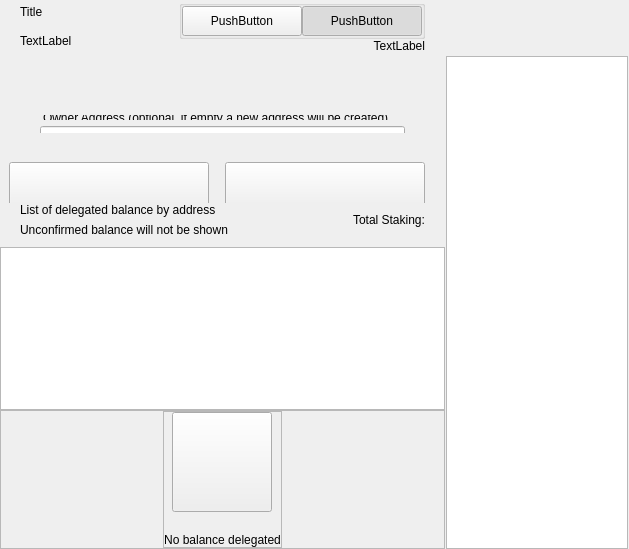
<?xml version="1.0" encoding="UTF-8"?>
<ui version="4.0">
 <class>ColdStakingWidget</class>
 <widget class="QWidget" name="ColdStakingWidget">
  <property name="geometry">
   <rect>
    <x>0</x>
    <y>0</y>
    <width>629</width>
    <height>549</height>
   </rect>
  </property>
  <property name="windowTitle">
   <string>Form</string>
  </property>
  <layout class="QHBoxLayout" name="horizontalLayout_1" stretch="2,1">
   <property name="spacing">
    <number>0</number>
   </property>
   <property name="leftMargin">
    <number>0</number>
   </property>
   <property name="topMargin">
    <number>0</number>
   </property>
   <property name="rightMargin">
    <number>0</number>
   </property>
   <property name="bottomMargin">
    <number>0</number>
   </property>
   <item>
    <widget class="QWidget" name="left" native="true">
     <layout class="QVBoxLayout" name="verticalLayout_3">
      <property name="leftMargin">
       <number>0</number>
      </property>
      <property name="topMargin">
       <number>0</number>
      </property>
      <property name="rightMargin">
       <number>0</number>
      </property>
      <property name="bottomMargin">
       <number>0</number>
      </property>
      <item>
       <layout class="QVBoxLayout" name="verticalLayout_2">
        <property name="spacing">
         <number>0</number>
        </property>
        <item>
         <layout class="QVBoxLayout" name="verticalLayoutTop">
          <property name="spacing">
           <number>0</number>
          </property>
          <property name="leftMargin">
           <number>20</number>
          </property>
          <property name="rightMargin">
           <number>20</number>
          </property>
          <item>
           <widget class="QWidget" name="containerTitle" native="true">
            <property name="sizePolicy">
             <sizepolicy hsizetype="Preferred" vsizetype="Minimum">
              <horstretch>0</horstretch>
              <verstretch>0</verstretch>
             </sizepolicy>
            </property>
            <property name="maximumSize">
             <size>
              <width>16777215</width>
              <height>100</height>
             </size>
            </property>
            <layout class="QHBoxLayout" name="containerTitleLayout">
             <property name="spacing">
              <number>0</number>
             </property>
             <property name="leftMargin">
              <number>0</number>
             </property>
             <property name="topMargin">
              <number>0</number>
             </property>
             <property name="rightMargin">
              <number>0</number>
             </property>
             <property name="bottomMargin">
              <number>0</number>
             </property>
             <item>
              <layout class="QVBoxLayout" name="verticalLayout11">
               <property name="spacing">
                <number>5</number>
               </property>
               <item>
                <widget class="QLabel" name="labelTitle">
                 <property name="text">
                  <string>Title</string>
                 </property>
                </widget>
               </item>
               <item>
                <widget class="QLabel" name="labelSubtitle1">
                 <property name="maximumSize">
                  <size>
                   <width>16777215</width>
                   <height>16777215</height>
                  </size>
                 </property>
                 <property name="text">
                  <string>TextLabel</string>
                 </property>
                </widget>
               </item>
              </layout>
             </item>
             <item>
              <spacer name="horizontalSpacer">
               <property name="orientation">
                <enum>Qt::Horizontal</enum>
               </property>
               <property name="sizeHint" stdset="0">
                <size>
                 <width>40</width>
                 <height>20</height>
                </size>
               </property>
              </spacer>
             </item>
             <item>
              <widget class="QWidget" name="containerViewPrivacyChecks" native="true">
               <layout class="QVBoxLayout" name="containerPrivacyChecks">
                <property name="spacing">
                 <number>0</number>
                </property>
                <property name="leftMargin">
                 <number>0</number>
                </property>
                <property name="topMargin">
                 <number>0</number>
                </property>
                <property name="rightMargin">
                 <number>0</number>
                </property>
                <property name="bottomMargin">
                 <number>0</number>
                </property>
                <item alignment="Qt::AlignHCenter|Qt::AlignVCenter">
                 <widget class="QGroupBox" name="groupBox">
                  <property name="title">
                   <string/>
                  </property>
                  <layout class="QHBoxLayout" name="horizontalLayout_2_1">
                   <property name="spacing">
                    <number>0</number>
                   </property>
                   <property name="leftMargin">
                    <number>0</number>
                   </property>
                   <property name="topMargin">
                    <number>0</number>
                   </property>
                   <property name="rightMargin">
                    <number>0</number>
                   </property>
                   <property name="bottomMargin">
                    <number>0</number>
                   </property>
                   <item>
                    <widget class="QPushButton" name="pushLeft">
                     <property name="minimumSize">
                      <size>
                       <width>120</width>
                       <height>30</height>
                      </size>
                     </property>
                     <property name="maximumSize">
                      <size>
                       <width>120</width>
                       <height>30</height>
                      </size>
                     </property>
                     <property name="text">
                      <string>PushButton</string>
                     </property>
                     <property name="checkable">
                      <bool>true</bool>
                     </property>
                     <property name="autoExclusive">
                      <bool>true</bool>
                     </property>
                    </widget>
                   </item>
                   <item>
                    <widget class="QPushButton" name="pushRight">
                     <property name="minimumSize">
                      <size>
                       <width>120</width>
                       <height>30</height>
                      </size>
                     </property>
                     <property name="maximumSize">
                      <size>
                       <width>120</width>
                       <height>30</height>
                      </size>
                     </property>
                     <property name="text">
                      <string>PushButton</string>
                     </property>
                     <property name="checkable">
                      <bool>true</bool>
                     </property>
                     <property name="checked">
                      <bool>true</bool>
                     </property>
                     <property name="autoExclusive">
                      <bool>true</bool>
                     </property>
                    </widget>
                   </item>
                  </layout>
                 </widget>
                </item>
                <item alignment="Qt::AlignTop">
                 <widget class="QLabel" name="labelSubtitle2">
                  <property name="text">
                   <string>TextLabel</string>
                  </property>
                  <property name="alignment">
                   <set>Qt::AlignRight|Qt::AlignTrailing|Qt::AlignVCenter</set>
                  </property>
                 </widget>
                </item>
               </layout>
              </widget>
             </item>
            </layout>
           </widget>
          </item>
          <item>
           <spacer name="verticalSpacer_2">
            <property name="orientation">
             <enum>Qt::Vertical</enum>
            </property>
            <property name="sizeType">
             <enum>QSizePolicy::Fixed</enum>
            </property>
            <property name="sizeHint" stdset="0">
             <size>
              <width>20</width>
              <height>30</height>
             </size>
            </property>
           </spacer>
          </item>
          <item>
           <widget class="QWidget" name="containerSend" native="true">
            <property name="minimumSize">
             <size>
              <width>0</width>
              <height>50</height>
             </size>
            </property>
            <layout class="QVBoxLayout" name="containerSendRow">
             <property name="spacing">
              <number>6</number>
             </property>
             <property name="leftMargin">
              <number>0</number>
             </property>
             <property name="topMargin">
              <number>0</number>
             </property>
             <property name="rightMargin">
              <number>0</number>
             </property>
             <property name="bottomMargin">
              <number>0</number>
             </property>
             <item>
              <widget class="QLabel" name="labelEditTitle">
               <property name="maximumSize">
                <size>
                 <width>16777215</width>
                 <height>30</height>
                </size>
               </property>
               <property name="styleSheet">
                <string notr="true">padding-left:20px; padding-bottom:3px;</string>
               </property>
               <property name="text">
                <string/>
               </property>
              </widget>
             </item>
             <item>
              <spacer name="verticalSpacer_6">
               <property name="orientation">
                <enum>Qt::Vertical</enum>
               </property>
               <property name="sizeType">
                <enum>QSizePolicy::Fixed</enum>
               </property>
               <property name="sizeHint" stdset="0">
                <size>
                 <width>20</width>
                 <height>9</height>
                </size>
               </property>
              </spacer>
             </item>
             <item>
              <widget class="QWidget" name="containerOwner" native="true">
               <layout class="QVBoxLayout" name="vContainerOwner">
                <property name="spacing">
                 <number>4</number>
                </property>
                <property name="leftMargin">
                 <number>20</number>
                </property>
                <property name="topMargin">
                 <number>0</number>
                </property>
                <property name="rightMargin">
                 <number>20</number>
                </property>
                <property name="bottomMargin">
                 <number>0</number>
                </property>
                <item>
                 <widget class="QLabel" name="labelSubtitleDescription">
                  <property name="maximumSize">
                   <size>
                    <width>16777215</width>
                    <height>20</height>
                   </size>
                  </property>
                  <property name="styleSheet">
                   <string notr="true">margin-bottom:2px;
                   margin-left:0.05px;
                   padding:0px;</string>
                  </property>
                  <property name="text">
                   <string>Owner Address (optional, if empty a new address will be created)</string>
                  </property>
                 </widget>
                </item>
                <item>
                 <widget class="QLineEdit" name="lineEditOwnerAddress">
                  <property name="minimumSize">
                   <size>
                    <width>0</width>
                    <height>50</height>
                   </size>
                  </property>
                  <property name="maximumSize">
                   <size>
                    <width>16777215</width>
                    <height>50</height>
                   </size>
                  </property>
                  <property name="styleSheet">
                   <string notr="true"/>
                  </property>
                 </widget>
                </item>
               </layout>
              </widget>
             </item>
            </layout>
           </widget>
          </item>
         </layout>
        </item>
        <item>
         <spacer name="verticalSpacer_3">
          <property name="orientation">
           <enum>Qt::Vertical</enum>
          </property>
          <property name="sizeType">
           <enum>QSizePolicy::Minimum</enum>
          </property>
          <property name="sizeHint" stdset="0">
           <size>
            <width>20</width>
            <height>20</height>
           </size>
          </property>
         </spacer>
        </item>
        <item>
         <widget class="QWidget" name="containerBtn" native="true">
          <property name="minimumSize">
           <size>
            <width>0</width>
            <height>50</height>
           </size>
          </property>
          <layout class="QHBoxLayout" name="horizontalLayout">
           <property name="rightMargin">
            <number>20</number>
           </property>
           <item>
            <spacer name="horizontalSpacer_2">
             <property name="orientation">
              <enum>Qt::Horizontal</enum>
             </property>
             <property name="sizeHint" stdset="0">
              <size>
               <width>200</width>
               <height>20</height>
              </size>
             </property>
            </spacer>
           </item>
           <item>
            <layout class="QHBoxLayout" name="horizontalLayout_7">
             <item>
              <spacer name="horizontalSpacer_3">
               <property name="orientation">
                <enum>Qt::Horizontal</enum>
               </property>
               <property name="sizeType">
                <enum>QSizePolicy::Expanding</enum>
               </property>
               <property name="sizeHint" stdset="0">
                <size>
                 <width>40</width>
                 <height>20</height>
                </size>
               </property>
              </spacer>
             </item>
             <item>
              <widget class="QPushButton" name="pushButtonClear">
               <property name="minimumSize">
                <size>
                 <width>200</width>
                 <height>50</height>
                </size>
               </property>
               <property name="text">
                <string/>
               </property>
              </widget>
             </item>
             <item>
              <spacer name="horizontalSpacer_4">
               <property name="orientation">
                <enum>Qt::Horizontal</enum>
               </property>
               <property name="sizeType">
                <enum>QSizePolicy::Fixed</enum>
               </property>
               <property name="sizeHint" stdset="0">
                <size>
                 <width>10</width>
                 <height>20</height>
                </size>
               </property>
              </spacer>
             </item>
             <item>
              <widget class="QPushButton" name="pushButtonSend">
               <property name="minimumSize">
                <size>
                 <width>200</width>
                 <height>50</height>
                </size>
               </property>
               <property name="maximumSize">
                <size>
                 <width>200</width>
                 <height>50</height>
                </size>
               </property>
               <property name="text">
                <string/>
               </property>
              </widget>
             </item>
            </layout>
           </item>
          </layout>
         </widget>
        </item>
        <item>
         <widget class="QWidget" name="containerHistoryLabel" native="true">
          <layout class="QHBoxLayout" name="horizontalLayout_4">
           <property name="spacing">
            <number>0</number>
           </property>
           <property name="leftMargin">
            <number>20</number>
           </property>
           <property name="topMargin">
            <number>0</number>
           </property>
           <property name="rightMargin">
            <number>20</number>
           </property>
           <property name="bottomMargin">
            <number>0</number>
           </property>
           <item>
            <widget class="QWidget" name="verticalWidget" native="true">
             <property name="minimumSize">
              <size>
               <width>100</width>
               <height>0</height>
              </size>
             </property>
             <layout class="QVBoxLayout" name="verticalLayout_58">
              <property name="leftMargin">
               <number>0</number>
              </property>
              <property name="topMargin">
               <number>0</number>
              </property>
              <property name="rightMargin">
               <number>0</number>
              </property>
              <property name="bottomMargin">
               <number>0</number>
              </property>
              <item>
               <widget class="QLabel" name="labelListHistory">
                <property name="text">
                 <string>List of delegated balance by address</string>
                </property>
               </widget>
              </item>
              <item>
               <widget class="QLabel" name="labelListWarning">
                <property name="text">
                 <string>Unconfirmed balance will not be shown</string>
                </property>
               </widget>
              </item>
             </layout>
            </widget>
           </item>
           <item>
            <spacer name="horizontalSpacer_5">
             <property name="orientation">
              <enum>Qt::Horizontal</enum>
             </property>
             <property name="sizeHint" stdset="0">
              <size>
               <width>40</width>
               <height>20</height>
              </size>
             </property>
            </spacer>
           </item>
           <item>
            <widget class="QLabel" name="labelStakingTotal">
             <property name="text">
              <string>Total Staking:</string>
             </property>
            </widget>
           </item>
          </layout>
         </widget>
        </item>
        <item>
         <layout class="QVBoxLayout" name="verticalLayout_64">
          <property name="spacing">
           <number>0</number>
          </property>
          <item>
           <spacer name="verticalSpacer_44">
            <property name="orientation">
             <enum>Qt::Vertical</enum>
            </property>
            <property name="sizeType">
             <enum>QSizePolicy::Fixed</enum>
            </property>
            <property name="sizeHint" stdset="0">
             <size>
              <width>20</width>
              <height>10</height>
             </size>
            </property>
           </spacer>
          </item>
          <item>
           <widget class="QListView" name="listView">
            <property name="enabled">
             <bool>true</bool>
            </property>
            <property name="mouseTracking">
             <bool>true</bool>
            </property>
           </widget>
          </item>
          <item>
           <widget class="QFrame" name="emptyContainer">
            <property name="minimumSize">
             <size>
              <width>0</width>
              <height>100</height>
             </size>
            </property>
            <property name="frameShape">
             <enum>QFrame::StyledPanel</enum>
            </property>
            <property name="frameShadow">
             <enum>QFrame::Raised</enum>
            </property>
            <layout class="QVBoxLayout" name="verticalLayout_71" stretch="1,8">
             <property name="spacing">
              <number>0</number>
             </property>
             <property name="leftMargin">
              <number>0</number>
             </property>
             <property name="topMargin">
              <number>0</number>
             </property>
             <property name="rightMargin">
              <number>0</number>
             </property>
             <property name="bottomMargin">
              <number>0</number>
             </property>
             <item>
              <spacer name="verticalSpacer">
               <property name="orientation">
                <enum>Qt::Vertical</enum>
               </property>
               <property name="sizeHint" stdset="0">
                <size>
                 <width>20</width>
                 <height>20</height>
                </size>
               </property>
              </spacer>
             </item>
             <item alignment="Qt::AlignHCenter|Qt::AlignVCenter">
              <widget class="QFrame" name="emptyScreen">
               <property name="sizePolicy">
                <sizepolicy hsizetype="Expanding" vsizetype="Expanding">
                 <horstretch>0</horstretch>
                 <verstretch>0</verstretch>
                </sizepolicy>
               </property>
               <property name="frameShape">
                <enum>QFrame::StyledPanel</enum>
               </property>
               <property name="frameShadow">
                <enum>QFrame::Raised</enum>
               </property>
               <layout class="QVBoxLayout" name="verticalLayout">
                <property name="spacing">
                 <number>30</number>
                </property>
                <property name="leftMargin">
                 <number>0</number>
                </property>
                <property name="topMargin">
                 <number>0</number>
                </property>
                <property name="rightMargin">
                 <number>0</number>
                </property>
                <property name="bottomMargin">
                 <number>0</number>
                </property>
                <item alignment="Qt::AlignHCenter|Qt::AlignVCenter">
                 <widget class="QPushButton" name="pushImgEmpty">
                  <property name="minimumSize">
                   <size>
                    <width>100</width>
                    <height>100</height>
                   </size>
                  </property>
                  <property name="maximumSize">
                   <size>
                    <width>100</width>
                    <height>100</height>
                   </size>
                  </property>
                  <property name="text">
                   <string/>
                  </property>
                  <property name="iconSize">
                   <size>
                    <width>100</width>
                    <height>100</height>
                   </size>
                  </property>
                 </widget>
                </item>
                <item alignment="Qt::AlignHCenter|Qt::AlignVCenter">
                 <widget class="QLabel" name="labelEmpty">
                  <property name="styleSheet">
                   <string notr="true"/>
                  </property>
                  <property name="text">
                   <string>No balance delegated</string>
                  </property>
                  <property name="alignment">
                   <set>Qt::AlignCenter</set>
                  </property>
                 </widget>
                </item>
               </layout>
              </widget>
             </item>
            </layout>
           </widget>
          </item>
         </layout>
        </item>
       </layout>
      </item>
     </layout>
    </widget>
   </item>
   <item>
    <widget class="QWidget" name="right" native="true">
     <layout class="QVBoxLayout" name="rightContainer">
      <property name="leftMargin">
       <number>1</number>
      </property>
      <property name="topMargin">
       <number>0</number>
      </property>
      <property name="rightMargin">
       <number>1</number>
      </property>
      <property name="bottomMargin">
       <number>0</number>
      </property>
      <item>
       <widget class="QWidget" name="containerRightButtons" native="true">
        <property name="minimumSize">
         <size>
          <width>0</width>
          <height>50</height>
         </size>
        </property>
        <layout class="QVBoxLayout" name="verticalLayout_4">
         <property name="leftMargin">
          <number>19</number>
         </property>
         <property name="topMargin">
          <number>0</number>
         </property>
         <property name="rightMargin">
          <number>19</number>
         </property>
         <item>
          <widget class="OptionButton" name="btnCoinControl" native="true">
           <property name="minimumSize">
            <size>
             <width>0</width>
             <height>0</height>
            </size>
           </property>
          </widget>
         </item>
         <item>
          <widget class="OptionButton" name="btnColdStaking" native="true"/>
         </item>
         <item>
          <widget class="OptionButton" name="btnMyStakingAddresses" native="true">
           <property name="sizePolicy">
            <sizepolicy hsizetype="Preferred" vsizetype="Minimum">
             <horstretch>0</horstretch>
             <verstretch>0</verstretch>
            </sizepolicy>
           </property>
          </widget>
         </item>
        </layout>
       </widget>
      </item>
      <item>
       <widget class="QListView" name="listViewStakingAddress">
        <property name="enabled">
         <bool>true</bool>
        </property>
        <property name="mouseTracking">
         <bool>true</bool>
        </property>
       </widget>
      </item>
     </layout>
    </widget>
   </item>
  </layout>
 </widget>
 <customwidgets>
  <customwidget>
   <class>OptionButton</class>
   <extends>QWidget</extends>
   <header>qt/vitae/optionbutton.h</header>
   <container>1</container>
  </customwidget>
 </customwidgets>
 <resources/>
 <connections/>
</ui>
